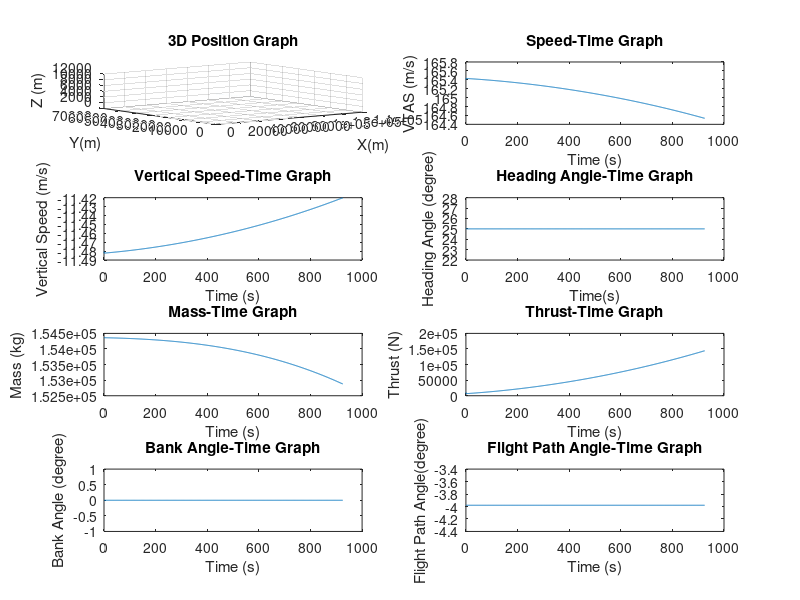

Write MATLAB code to recreate this figure.
%**************** TAHSİN OCAKTAN ***************%
%%%%%%%%%%%%%%% FLIGHT MECHANICS %%%%%%%%%%%%%%%%
%%%%%%%%% TERM HOMEWORK - DESCENT PHASE %%%%%%%%%

clc;
clear; 

%*********adjust constant variable
h1 = 10600; % descent starting altitude in meter
h2 = 0; % descent finish altitude in meter
g = 9.80665; % gravitational acceleration
S= 511; % wing area
c = 0.93; % 1/h
%---------------------------------------------------

%*********adjusting iteration 
step_size=1;
t_final= 925;
t= 0:step_size:t_final;
%---------------------------------------------------

%*********adjusting array size
ro=zeros(size(t));
x1 = zeros(size(t));
x2 = zeros(size(t));
x3 = zeros(size(t));
x4 = zeros(size(t));
x5 = zeros(size(t));
x6 = zeros(size(t));
u1 = zeros(size(t));
u2 = zeros(size(t));
u3 = zeros(size(t));
%---------------------------------------------------

%*********adjusting initial values
x1(1)=0;  % x position
x2(1)=0;  % y position
x3(1)=h1; % z position
x4(1)=165.405; % v_tas
x5(1)=25; % heading
x6(1)=154361.838; % mass
u1(1)=10599.3813; % thrust
u2(1)=0; % bank
u3(1)=-3.98; % path
%---------------------------------------------------

for i= 1:t_final

    u2(i+1)=0; % path
    u3(i+1)=-3.98; % bank    
    ro(i)= (101325.*(1-x3(i)/44330.8).^5.256)/(287.05287.*(288.15-0.0065.*x3(i))); % density 
    
    cL(i) = (2.*(x6(i).*g))./(ro(i).*(x4(i).^2).*S.*(cosd(u2(i)))); % lift force constant value 
    cD(i) = 0.028 +  0.043*(cL(i).^2); % drag force constant value
    D(i) = (0.5).*ro(i).*(x4(i)^2).*S.*cD(i); % drag force   

    if x3(i) >= h2
   
    u1(i+1)= D(i)+(x6(i).*g.*sind(u3(i)));
    f(i) = c.*u1(i)./3600;  %N/s

    %************equation from hw_3
    der_x1= x4(i).*cosd(x5(i)).*cosd(u3(i));
    der_x2= x4(i).*sind(x5(i)).*cosd(u3(i));
    der_x3= x4(i).*sind(u3(i));
    der_x4= -((cD(i)*S.*ro(i)*((x4(i)).^2))/(2*x6(i))) - (g.*sind(u3(i))) + ((u1(i))/(x6(i)));
    der_x5= -((cL(i).*S.*ro(i)).*x4(i).*sind(u2(i)))/(2.*x6(i));
    der_x6= -f(i)./g; %kg/s
    %-----------------------------------------------------------------------------------------

    %************solution of equation 
    x1(i+1) = x1(i)+ der_x1.*step_size;
    x2(i+1) = x2(i)+ der_x2.*step_size;
    x3(i+1) = x3(i)+ der_x3.*step_size;
    x4(i+1) = x4(i)+ der_x4.*step_size;
    x5(i+1) = x5(i)+ der_x5.*step_size;
    x6(i+1) = x6(i)+ der_x6.*step_size;
    %----------------------------------

    time = i;

    elseif x3(i) < h2
        break
        
    end
    
end

last_mass = x6(t_final)
delta_W = (x6(1) - x6(t_final)) * g

%************plotting
subplot(4,2,1);plot3(x1,x2,x3);
grid on
title('3D Position Graph');xlabel('X(m)');ylabel('Y(m)');zlabel('Z (m)');

subplot(4,2,2);plot(t,x4);
title('Speed-Time Graph');xlabel('Time (s)'); ylabel('VTAS (m/s)');

subplot(4,2,3);plot(t,(x4.*sind(u3)));
title('Vertical Speed-Time Graph');xlabel('Time (s)'); ylabel('Vertical Speed (m/s)');

subplot(4,2,4);plot(t,x5);
title('Heading Angle-Time Graph');xlabel('Time(s)'); ylabel('Heading Angle (degree)');

subplot(4,2,5);plot(t,x6);
title('Mass-Time Graph');xlabel('Time (s)'); ylabel('Mass (kg)');

subplot(4,2,6);plot(t,u1);
title('Thrust-Time Graph');xlabel('Time (s)');ylabel('Thrust (N)');

subplot(4,2,7);plot(t,u2);
title('Bank Angle-Time Graph');xlabel('Time (s)'); ylabel('Bank Angle (degree)');


subplot(4,2,8);plot(t,u3);
title('Flight Path Angle-Time Graph');xlabel('Time (s)'); ylabel('Flight Path Angle(degree)');
%--------------------------------------------------------------------------------------------------
